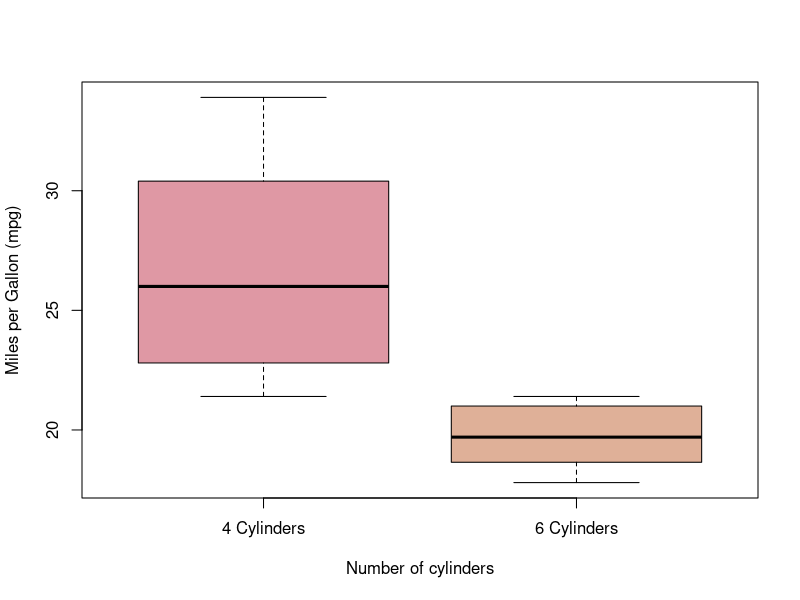

The R script that drew this image:
install.packages("datasets", "ggplot2")
library(datasets)
library(ggplot2)

summary(mtcars)
head(mtcars)

unique(mtcars$cyl)

boxplot(mtcars$mpg[mtcars$cyl == 4],
        mtcars$mpg[mtcars$cyl == 6],
        names = c("4 Cylinders", "6 Cylinders"),
        col = c("#DF98A4", "#DFB098"),
        xlab = "Number of cylinders",
        ylab = "Miles per Gallon (mpg)")

mtcars$cyl[mtcars$cyl == 4 | mtcars$cyl == 6]

t.test(mtcars$mpg[mtcars$cyl == 4 | mtcars$cyl == 6] ~ mtcars$cyl[mtcars$cyl == 4 | mtcars$cyl == 6], var.equal=TRUE)

mtcars_mpg_corr <- mtcars$mpg[mtcars$cyl == 4 | mtcars$cyl == 6]
mtcars_cyl_corr <- mtcars$cyl[mtcars$cyl == 4 | mtcars$cyl == 6]
t.test(mtcars_mpg_corr ~ mtcars_cyl_corr, var.equal = TRUE)

